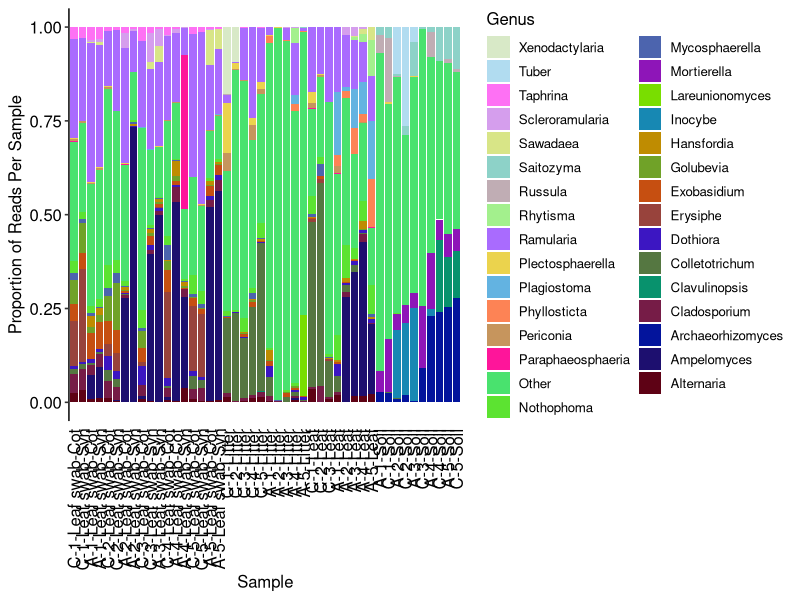

Generate this figure with R:
library(ggplot2)
library(ggpubr)
library(dplyr)
library(tidyr)

setwd("C:/Users/julia/OneDrive - Michigan State University/Documents/MSU/Undergrad/Fall 2018/PLP 847/miseq_dat/Leaf_litter_communities")
wts_wo_negs <- c(rep(18,18), rep(10,10), rep(8, 8), rep(10, 10)) # Vector for weighting abundance by number of samples per substrate
map_wo_negs <- as.matrix(read.csv("./Data/DEM_map_wo_negs.csv", stringsAsFactors = F))
rare_otu <- as.matrix(read.csv("./Data/Rare_otu_table.csv"))
colnames(map_wo_negs) <- map_wo_negs["SampleID",]
colnames(rare_otu) <- map_wo_negs["SampleID",]
taxa_table <- read.delim("./Data/consensus_taxonomy_constax.txt") # Load CONSTAX classifications
rownames(taxa_table) <- taxa_table$OTU_ID # Rename rows with the OTU_ID

prop_otu_dat <- rare_otu # Assign the table to new df to maintain shape

for (i in 1:dim(rare_otu)[2]){ # for each column
  prop_otu_dat[,i] <- rare_otu[,i]/(sum(rare_otu[,i])*wts_wo_negs[i]) # Calculate proportions and scale by # of samples per substrate
}
prop_otu_dat <- as.data.frame(prop_otu_dat) # Convert matrix to df
prop_otu_dat$OTU_name <- rownames(rare_otu) # Same rownames as OTU table
taxa_tab_trim <- taxa_table[rownames(rare_otu),] # Reorder taxa table by otu table order
prop_otu_dat <- cbind(prop_otu_dat, taxa_tab_trim) # Combine dataframes

prop_otu_long <- prop_otu_dat %>% # Pivot by sample name to make long
  pivot_longer(cols=starts_with("2"), names_to="Sample")

# prop_otu_long # check df
genus_tab <- prop_otu_long %>% group_by(Genus) %>% summarize(wt_read_count = sum(value)) # Create df grouped by genus
genus_tab <- arrange(genus_tab, desc(wt_read_count)) # Reorder based on abundance
genus_top <- genus_tab %>% top_n(30) # Take top 30 genera, using weighted abundance/read count
if ("" %in% genus_top$Genus){ # If unnamed is in the top 30, drop it
  genus_top <- genus_tab %>% top_n(31)
  genus_top <- genus_top[genus_top$Genus != "",]
}
# genus_top # check table

prop_long_gen_filt <- prop_otu_long %>% # take proportions for samples in top 30 genera
  select(Genus, Sample, value) %>%
  filter(Genus %in% genus_top$Genus)
# prop_long_gen_filt # Check prop table

other_tab <- prop_otu_long %>% # Table for the sum of the other genera
  filter(!(Genus %in% genus_top$Genus)) %>%
  group_by(Sample) %>%
  summarize(value = sum(value))

other_tab$Genus <- rep("Other", dim(other_tab)[1]) # Set name to other

prop_long_gen_filt <- rbind(prop_long_gen_filt, other_tab) # Add "Other" table to proportion table
palette_CB9 <- c('#5e0215', '#1d0f6f', '#03149c', '#761c47', '#08926d', '#557741', # Custom color pallete for 31 samples
                 '#3c16c2', '#98433c', '#c64f11', '#70a228', '#bf8c01', '#1788b3',
                 '#79de00', '#8e15b8', '#4c64ae', '#5ce331', '#49e26e', '#fe159a',
                 '#c6955d', '#fd8355', '#63b3e1', '#ebd34d', '#a96bfe', '#a3f08d',
                 '#c0adb4', '#8dd2c8', '#d8e587', '#d59eed', '#fe71f4', '#b1dcf0',
                 '#d8e9c7')

genus_barplot <- ggplot(prop_long_gen_filt, # Ggplot barplot of proportions
                        aes(x = Sample, y = value, fill = Genus)) +
  geom_bar(position = position_fill(reverse=TRUE), stat="identity") + # Stacked bars
  theme_pubr() +
  scale_fill_manual(values= palette_CB9) + # Use palette
  scale_x_discrete(limits = map_wo_negs["SampleID",], # Replace sample names with shortened sample descriptions
                   labels = map_wo_negs["Short_name",]) +
  ylim(0,1) +
  labs(y = "Proportion of Reads Per Sample", fill = "Genus") + # Change variable labels
  theme(legend.position = "right", # Legend, ticks, and text adjustments
        axis.line.x.bottom = element_blank(),
        axis.ticks.x = element_blank(),
        axis.text.x = element_text(angle=90, vjust=0.5, hjust=1)) +
  guides(fill = guide_legend(reverse = TRUE)) # Reverse legend to match

# genus_barplot # Show plot

ggsave("./Figures/top30_genera_gg_constax.png", genus_barplot, width=14, height = 8, units="in") # Save plot
